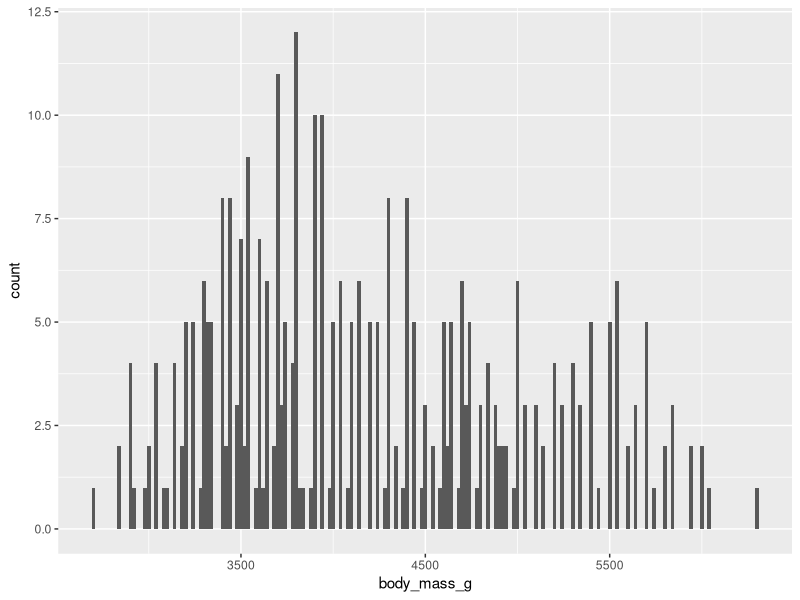

Source code (R):
library(palmerpenguins)
library(ggthemes)
library(ggplot2)
ggplot(penguins, aes(x = body_mass_g)) +
  geom_histogram(binwidth = 20)
